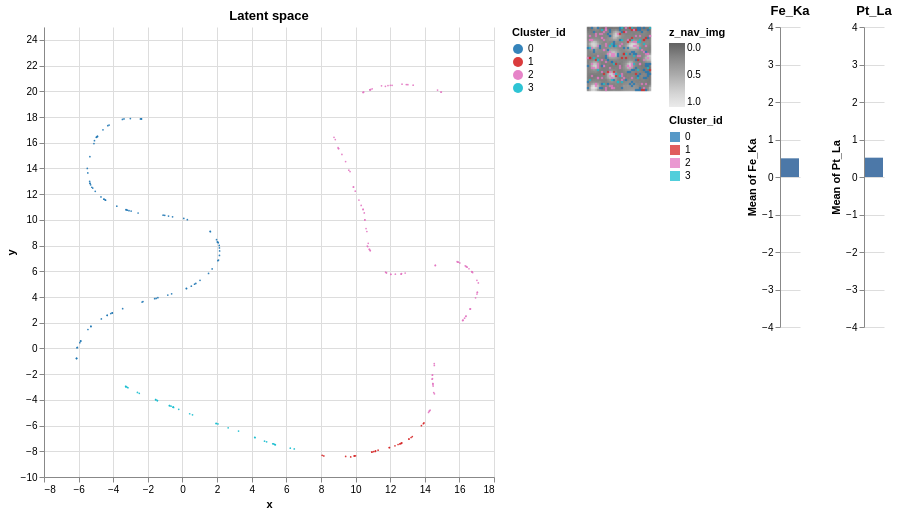

Write notebook code for a chart like this one.
### Code cell
gui.check_latent_space(ps=ps,show_map=True) # need to figure out better way to scale the image here

### Figure 1 — Vega-Lite specification as saved in the notebook (floating-point values rounded to 4 significant figures; data arrays with more than 128 entries replaced by an {"elided": "..."} marker saying what was removed)
{"config": {"view": {"continuousWidth": 300, "continuousHeight": 300, "strokeWidth": 0}}, "hconcat": [{"data": {"name": "data-3570f96cccabac980870d8aef6cd5194"}, "mark": {"type": "circle", "size": 3}, "encoding": {"color": {"field": "Cluster_id", "scale": {"domain": [0, 1, 2, 3], "range": ["#1f77b4", "#d62728", "#e377c2", "#17becf"]}, "type": "nominal"}, "opacity": {"condition": {"param": "param_1", "value": 0.9}, "value": 0.1}, "tooltip": [{"field": "Cluster_id", "type": "nominal"}, {"field": "x", "format": ",.2f", "type": "quantitative"}, {"field": "y", "format": ",.2f", "type": "quantitative"}], "x": {"field": "x", "type": "quantitative"}, "y": {"field": "y", "type": "quantitative"}}, "height": 450, "name": "view_2", "title": {"text": "Latent space"}, "width": 450}, {"layer": [{"data": {"name": "data-6700563e7f9f54e2515115ed0cec9d99"}, "mark": {"type": "square", "size": 6}, "encoding": {"color": {"field": "z_nav_img", "scale": {"domain": [1.0, 0.0], "scheme": "greys"}, "type": "quantitative"}, "x": {"axis": null, "field": "x_nav_img", "type": "ordinal"}, "y": {"axis": null, "field": "y_nav_img", "type": "ordinal"}}}, {"data": {"name": "data-3570f96cccabac980870d8aef6cd5194"}, "mark": {"type": "square", "size": 5}, "encoding": {"color": {"field": "Cluster_id", "scale": {"domain": [0, 1, 2, 3], "range": ["#1f77b4", "#d62728", "#e377c2", "#17becf"]}, "type": "nominal"}, "opacity": {"condition": {"param": "param_1", "value": 0.75}, "value": 0}, "x": {"axis": null, "field": "x_id", "type": "ordinal"}, "y": {"axis": null, "field": "y_id", "type": "ordinal"}}, "name": "view_1"}], "height": 64, "width": 64}, {"hconcat": [{"mark": {"type": "bar"}, "encoding": {"y": {"aggregate": "mean", "field": "Fe_Ka", "scale": {"domain": [-4, 4]}, "type": "quantitative"}}, "title": {"text": "Fe_Ka"}, "transform": [{"filter": {"param": "param_1"}}]}, {"mark": {"type": "bar"}, "encoding": {"y": {"aggregate": "mean", "field": "Pt_La", "scale": {"domain": [-4, 4]}, "type": "quantitative"}}, "title": {"text": "Pt_La"}, "transform": [{"filter": {"param": "param_1"}}]}], "data": {"name": "data-3570f96cccabac980870d8aef6cd5194"}}], "params": [{"name": "param_1", "select": {"type": "interval"}, "views": ["view_2", "view_1"]}, {"name": "param_2", "select": {"type": "interval", "on": "[mousedown[event.shiftKey], mouseup] > mousemove", "translate": "[mousedown[event.shiftKey], mouseup] > mousemove!", "zoom": "wheel![event.shiftKey]"}, "bind": "scales", "views": ["view_2"]}], "resolve": {"legend": {"color": "independent"}}, "$schema": "https://vega.github.io/schema/vega-lite/v5.14.1.json", "datasets": {"data-3570f96cccabac980870d8aef6cd5194": {"elided": "256 records"}, "data-6700563e7f9f54e2515115ed0cec9d99": {"elided": "1024 records"}}}
